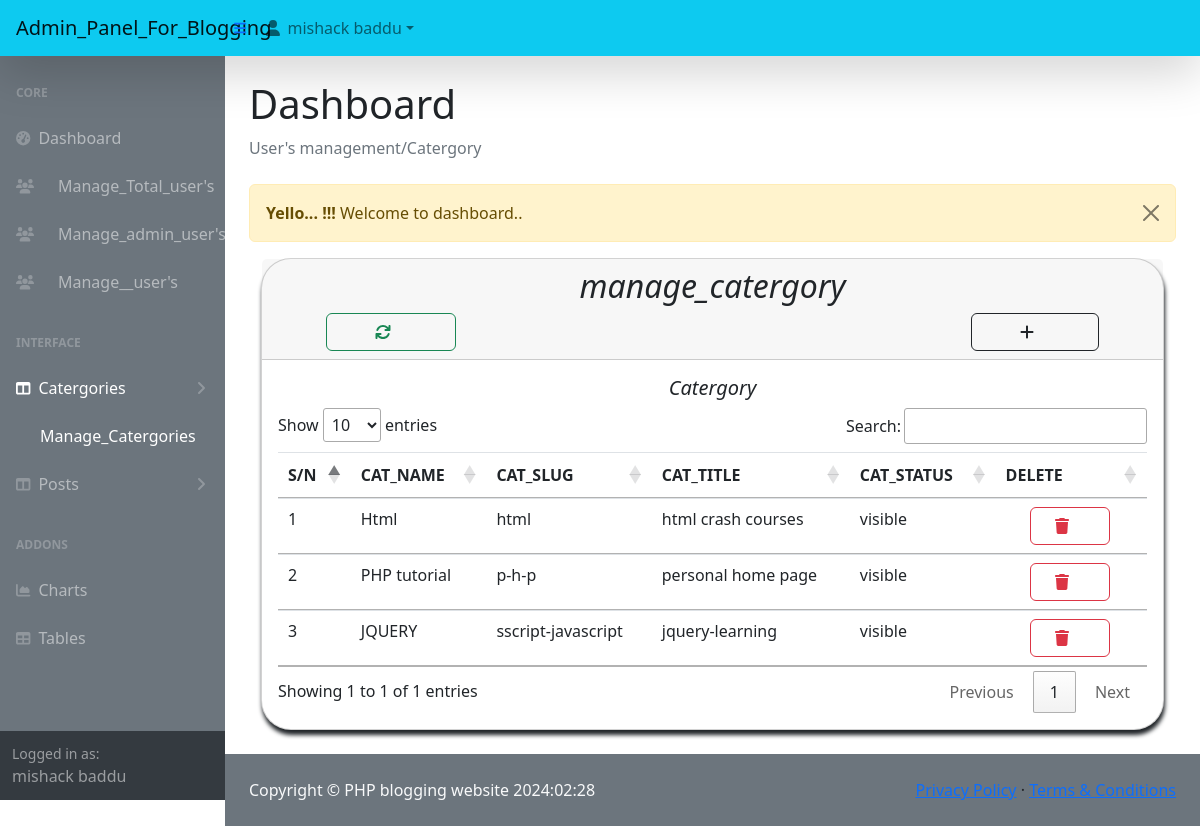
Page /admin/manage_catergory.php (signed in) on the committed database.
### tables this page shows
CREATE TABLE `catergory` (
  `id` int(11) NOT NULL,
  `name` varchar(255) NOT NULL,
  `slug` varchar(225) NOT NULL,
  `description` text DEFAULT NULL,
  `meta_title` varchar(255) NOT NULL,
  `meta_description` mediumtext DEFAULT NULL,
  `meta_keyword` mediumtext DEFAULT NULL,
  `navbar_status` tinyint(1) DEFAULT 0,
  `status` tinyint(1) DEFAULT 0 COMMENT '0=visible,1=hidden,2=deleted',
  `created_on` timestamp NULL DEFAULT current_timestamp()
);

### admin/manage_catergory.php (the view, shortened to what this page needs)
<?php
include('./authentication.php');
include('./includes/header.php');
include('./function.php');
?>
<?php
if(isset($_REQUEST['action'])){
    ?>
<div class="container-fluid px-4">
                <div class="container mt-3">
                            <div class="card">
                                <div class="card-header">
                                    <h2 class = "text-center"><em>manage_catergory / Add</em></h2>
                                    <div class="card-tools">
                                        <a href="manage_catergory.php" class = "btn btn-outline-dark mx-5 px-5 float-end"><i class = "fas fa-backward mr-3"></i></a>
                                    </div>
                                    <?php include('./message.php'); ?>
                                </div>
                                <div class="card-body">
                                 <h4><em>Add_Catergory</em></h4>
                                 <form action="code.php" method = "POST">
                                    <div class="row">
                                        <div class="col-xl-6 lg-6 mb-3">
                                            <div class="form-group md-form">
                                                <label for="" class = "fw-bold">Catergory_name</label>
                                                <input required type="text" name = "name" class = "form-control rounded-pill" placeholder = "Enter catergory name here">
                                            </div>
                                        </div>
                                        <div class="col-xl-6 lg-6 mb-3">
                                            <div class="form-group md-form">
                                                <label for="" class = "fw-bold">Slug(SEO)</label>
                                                <input required type="text" name = "slug" class = "form-control rounded-pill" placeholder = "Generate Slug">
                                            </div>
                                        </div>
                                        <div class="col-xl-12 lg-12 mb-3">
                                            <div class="form-group md-form">
                                                <label for="" class = "fw-bold">Catergory_description</label>
                                                <textarea name="description"  id="summernote" cols="30" rows="10" class = "form-control"></textarea>
                                            </div>
                                        </div>
                                        <div class="col-xl-12 lg-12 mb-3">
                                            <div class="form-group md-form">
                                                <label for="" class = "fw-bold">Meta_tilte</label>
                                                <input required type="text" name = "meta_title" class = "form-control rounded-pill" placeholder = "SEO title">
                                            </div>
                                        </div>
                                        <div class="col-xl-6 lg-6 mb-3">
                                            <div class="form-group md-form">
                                                <label for="" class = "fw-bold">Meta_description</label>
                                                <textarea name="meta_description" class = "form-control" id="" cols="30" rows="10"></textarea>
                                            </div>
                                        </div>
                                        <div class="col-xl-6 lg-6 mb-3">
                                            <div class="form-group md-form">
                                                <label for="" class = "fw-bold">Meta_keyword</label>
                                                <textarea name="meta_keyword" class = "form-control" id="" cols="30" rows="10"></textarea>
                                            </div>
                                        </div>
                                        <div class="col-xl-6 lg-6 mb-3">
                                            <div class="form-group md-form">
                                                <label for="" class = "fw-bold">Navbar_status</label>
                                               <input type="checkbox" name = "navbar_status" >
                                            </div>
                                        </div>
                                        <div class="col-xl-6 lg-6 mb-3">
                                            <div class="form-group md-form">
                                                <label for="" class = "fw-bold">Status</label>
                                               <input type="checkbox" name = "status" >
                                            </div>
                                        </div>
                                        <div class="col-xl-6 lg-6 mb-3">
                                            <div class="form-group md-form">
                                                <input type="submit" name = "add_cat" class = "float-end rounded-pill btn btn-primary mx-5 px-5" value = "Add">
                                            </div>
                                        </div>
                                    </div>
                                 </form>
                                </div>
                            </div>
                        </div>
</div>
    <?php
}
else
{
    ?>
<div class="container-fluid px-4">
                        <h1 class="mt-4">Dashboard</h1>
                        <ol class="breadcrumb mb-4">
                            <li class="breadcrumb-item active">User's management/Catergory</li>
                        </ol>
                        <div class="container">
                            <div class="card">
                                <div class="card-header">
                                    <h2 class = "text-center"><em>manage_catergory</em></h2>
                                    <div class="card-tools">
                                        <a href="?action=add" class = "btn btn-outline-dark mx-5 px-5 float-end"><i class = "fas fa-add mr-3"></i></a>
                                    </div>
                                    <div class="card_tools">
                                    <form action="code.php" method = "POST">
                                    <button type = "submit" name = "restore_cat" value = "<?php echo $data['id'] ?>" class = "btn btn-outline-success mx-5 px-5" onclick = "return confirm('? Restore ?')"><i class = "fas fa-refresh mr-3"></i></button>
                                                        </form>
                                    </div>
                                </div>
                                <div class="card-body">
                                    <div class="table-responsive">
                                        <h5 class = "text-center"><em>Catergory</em></h5>
                                        <table id = "myDataTable" class = "table table-all table-strike">
                                            <thead>
                                                <tr>
                                                    <th>S/N</th>
                                                    <th>CAT_NAME</th>
                                                    <th>CAT_SLUG</th>
                                                    <th>CAT_TITLE</th>
                                                    <th>CAT_STATUS</th>
                                                    <th>DELETE</th>
                                                </tr>
                                            </thead>
                                            <?php
                                            $number = "";
 $query = mysqli_query($conn, "SELECT * FROM catergory WHERE  status != '2'");
 if(mysqli_num_rows($query) > 0){
    foreach($query as $data){
        $number ++;
    ?>
   <tbody>
                                                <tr>
                                                    <td><?php echo $number; ?></td>
                                                    <td><?php echo $data['name'] ?></td>
                                                    <td><?php echo $data['slug'] ?></td>
                                                    <td><?php echo $data['meta_title'] ?></td>
                                                    <td><?php echo $data['status'] == '1' ? 'hidden' : 'visible' ?></td>
                                                    <td>
                                                        <form action="super_admin_code.php" method = "POST">
                                                            <button type = "submit" name = "delete_cat" value = "<?php echo $data['id'] ?>" class = "btn btn-outline-danger mx-4 px-4" onclick = "return confirm('Are you sure you want to delete this data ??')"><i class = "fas fa-trash mr-3"></i></button>
                                                        </form>
                                                    </td>
                                                </tr>
                                            </tbody>
    <?php
    }
 }
 else
 {
    ?>
    <tr>
        <td colspan = "6"><h3 class = "text-center text-danger">No recorsd available !!!</h3></td>
    </tr>
    <?php
 }
                                            ?>
                                        </table>
                                    </div>
                                </div>
                            </div>
                        </div>
</div>
    <?php
}
?>
<?php include('./includes/scripts.php') ?>
<?php include('./includes/footer.php') ?>

### admin/includes/header.php (style rules this page uses)
.card { box-shadow: 1px 5px 4px; border-radius: 30px; }

### rows in the picture
catergory: name "Html", slug "html", meta_title "html crash courses", status "visible"
catergory: name "PHP tutorial", slug "p-h-p", meta_title "personal home page", status "visible"
catergory: name "JQUERY", slug "sscript-javascript", meta_title "jquery-learning", status "visible"

### other values in the picture
$_SESSION['auth_user']['user_name'] "mishack baddu"
$_SESSION['message'] "Welcome to dashboard.."
